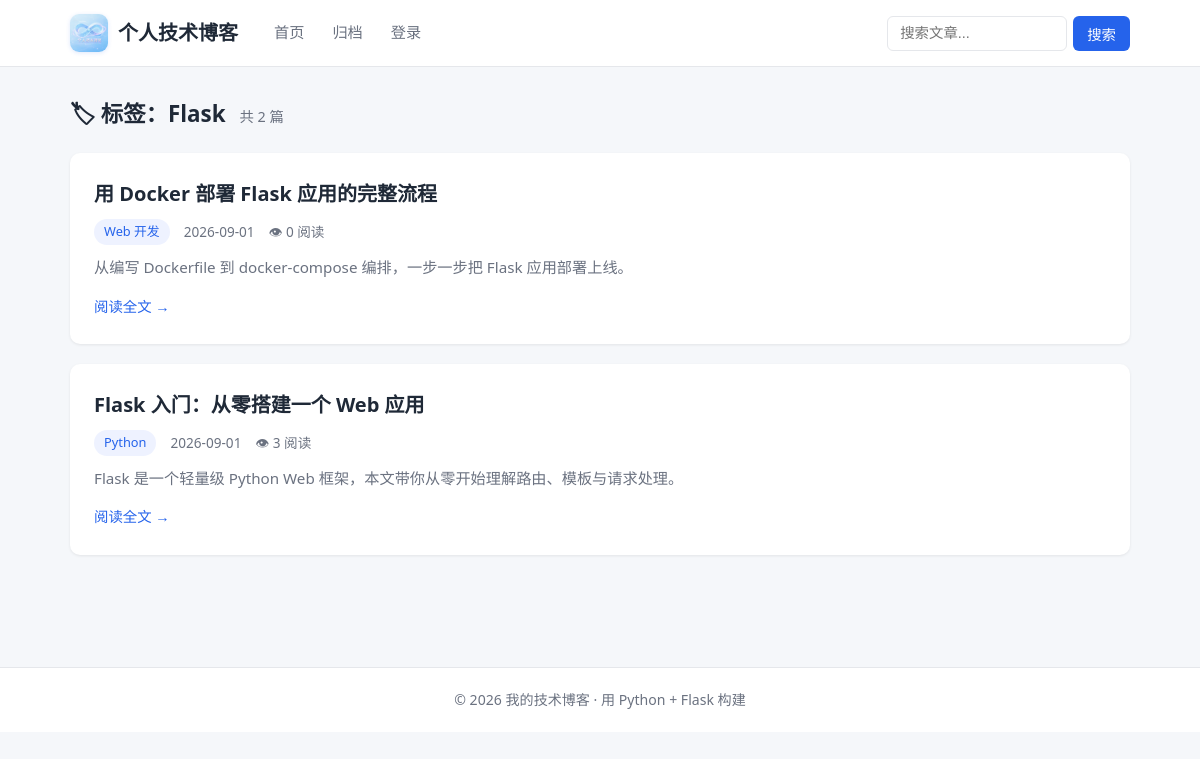
The page /tag/1 on the database its author committed.
### tables this page shows
CREATE TABLE tags (
            id INTEGER PRIMARY KEY AUTOINCREMENT,
            name TEXT NOT NULL UNIQUE
        );

CREATE TABLE articles (
            id INTEGER PRIMARY KEY AUTOINCREMENT,
            title TEXT NOT NULL,
            summary TEXT DEFAULT '',
            content TEXT NOT NULL,
            category_id INTEGER,
            views INTEGER DEFAULT 0,
            created_at TEXT DEFAULT (datetime('now', 'localtime')),
            updated_at TEXT DEFAULT (datetime('now', 'localtime')),
            FOREIGN KEY (category_id) REFERENCES categories(id)
        );

### app.py (the view)
@app.route("/tag/<int:tag_id>")
def tag(tag_id):
    t = query_one("SELECT * FROM tags WHERE id = ?", (tag_id,))
    if t is None:
        abort(404)
    page = request.args.get("page", 1, type=int)
    list_sql = """SELECT DISTINCT a.*, c.name AS category_name FROM articles a
        JOIN article_tags at ON at.article_id = a.id
        LEFT JOIN categories c ON c.id = a.category_id
        WHERE at.tag_id = ?
        ORDER BY a.created_at DESC, a.id DESC"""
    count_sql = """SELECT COUNT(DISTINCT a.id) FROM articles a
        JOIN article_tags at ON at.article_id = a.id
        WHERE at.tag_id = ?"""
    total = get_total_count(count_sql, (tag_id,))
    items, page, pages = fetch_paginated_rows(list_sql, (tag_id,), page, total)
    return render_template(
        "tag.html", tag=t, articles=items, page=page, pages=pages, total=total
    )

### app.py (called while the page is built)
def get_db():
    if "db" not in g:
        g.db = init_db.create_connection(DB_PATH)
    return g.db

def query_all(sql, query_params=()):
    return get_db().execute(sql, query_params).fetchall()

def query_one(sql, query_params=()):
    return get_db().execute(sql, query_params).fetchone()

def get_categories():
    return query_all(
        """SELECT c.*, COUNT(a.id) AS article_count
           FROM categories c
           LEFT JOIN articles a ON a.category_id = c.id
           GROUP BY c.id ORDER BY c.name"""
    )

def get_popular_tags():
    return query_all(
        """SELECT t.*, COUNT(at.article_id) AS article_count
           FROM tags t
           JOIN article_tags at ON at.tag_id = t.id
           GROUP BY t.id ORDER BY article_count DESC, t.name LIMIT 12"""
    )

@app.context_processor
def inject_sidebar_data():
    return {"categories": get_categories(), "popular_tags": get_popular_tags()}

def get_total_count(count_sql, query_params=()):
    return query_one(count_sql, query_params)[0]

def fetch_paginated_rows(base_sql, query_params, page, total, per_page=POSTS_PER_PAGE):
    pages = max(1, (total + per_page - 1) // per_page)
    page = min(max(1, page), pages)
    sql = base_sql + " LIMIT ? OFFSET ?"
    items = query_all(
        sql, tuple(query_params) + (per_page, (page - 1) * per_page)
    )
    return items, page, pages

### init_db.py (called while the page is built)
def create_connection(db_path=None):
    if db_path is None:
        db_path = DB_PATH
    conn = sqlite3.connect(db_path)
    conn.row_factory = sqlite3.Row
    conn.execute("PRAGMA foreign_keys = ON")
    return conn

### templates/tag.html (shortened to what this page needs)
{% extends "base.html" %}
{% from "_macros.html" import pagination, article_card %}
{% block content %}
<h1 class="page-title">🏷 标签：{{ tag.name }} <small>共 {{ total }} 篇</small></h1>
{% for article in articles %}
    {{ article_card(article) }}
{% else %}
    <div class="empty-state">该标签下暂无文章。</div>
{% endfor %}
{% endblock %}

### templates/_macros.html (shortened to what this page needs)
{% macro article_card(article) %}
<article class="article-card">
    <h2 class="card-title">
        <a href="{{ url_for('article_detail', article_id=article.id) }}">{{ article.title }}</a>
    </h2>
    <div class="card-meta">
        {% if article.category_name %}
            <a class="meta-tag category" href="{{ url_for('category', category_id=article.category_id) }}">{{ article.category_name }}</a>
        {% endif %}
        <span>{{ article.created_at[:10] }}</span>
        <span>👁 {{ article.views }} 阅读</span>
    </div>
    <p class="card-summary">{{ article.summary or (article.content[:120] ~ '...') }}</p>
    <a class="read-more" href="{{ url_for('article_detail', article_id=article.id) }}">阅读全文 →</a>
</article>
{% endmacro %}

### static/css/style.css (style rules this page uses)
:root { --primary: #2563eb; --primary-dark: #1d4ed8; --bg: #f5f7fa; --card: #ffffff; --text: #1f2937; --text-light: #6b7280; --border: #e5e7eb; --code-bg: #1e293b; --radius: 10px; --shadow: 0 1px 3px rgba(0, 0, 0, 0.08); }
* { margin: 0; padding: 0; box-sizing: border-box; }
body { font-family: "Segoe UI", "PingFang SC", "Microsoft YaHei", sans-serif; background: var(--bg); color: var(--text); line-height: 1.7; }
a { color: var(--primary); text-decoration: none; }
.article-card { background: var(--card); border-radius: var(--radius); padding: 24px; margin-bottom: 20px; box-shadow: var(--shadow); transition: transform 0.15s ease, box-shadow 0.15s ease; }
.card-title { font-size: 1.25rem; margin-bottom: 8px; }
.card-title a { color: var(--text); }
.card-meta { display: flex; gap: 14px; align-items: center; color: var(--text-light); font-size: 0.85rem; margin-bottom: 10px; flex-wrap: wrap; }
.meta-tag.category { background: #eef2ff; color: var(--primary); padding: 2px 10px; border-radius: 999px; font-size: 0.8rem; }
.card-summary { color: var(--text-light); font-size: 0.95rem; margin-bottom: 12px; }
.read-more { font-size: 0.9rem; font-weight: 500; }
.page-title { font-size: 1.4rem; margin-bottom: 20px; }
.page-title small { color: var(--text-light); font-size: 0.9rem; font-weight: 400; margin-left: 8px; }

### rows shown on the page
tags: name "Flask"
articles: title "用 Docker 部署 Flask 应用的完整流程", category_name "Web 开发", created_at "2026-09-01", views "0", summary "从编写 Dockerfile 到 docker-compose 编排，一步一步把 Flask 应用部署上线。"
articles: title "Flask 入门：从零搭建一个 Web 应用", category_name "Python", created_at "2026-09-01", views "3", summary "Flask 是一个轻量级 Python Web 框架，本文带你从零开始理解路由、模板与请求处理。"

### other values the page prints
{{ total }} "2"
